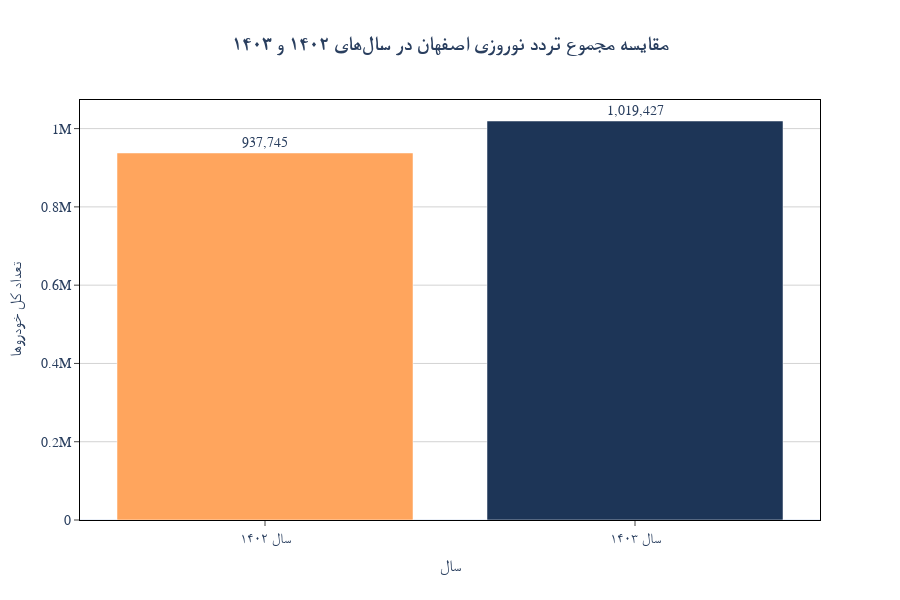

Notebook source saved alongside this figure:
### Code cell
import plotly.graph_objects as go
import pandas as pd

# جمع کل ترددها برای هر سال
count_02 = df_merged['est_sum_total_est_y'].sum()
count_03 = df_merged['est_sum_total_est_x'].sum()

# دادهها برای رسم نمودار
labels = ['سال ۱۴۰۲', 'سال ۱۴۰۳']
values = [count_02, count_03]
colors = ['#FFA55D', '#1d3557']

# رسم نمودار ستونی با Plotly
fig = go.Figure(data=[
    go.Bar(
        x=labels,
        y=values,
        marker_color=colors,
        text=[f'{int(v):,}' for v in values],
        textposition='outside'
    )
])

# تنظیمات ظاهری مطابق قالب تمپلیت اصلی
fig.update_layout(
    title='<b>مقایسه مجموع تردد نوروزی اصفهان در سالهای ۱۴۰۲ و ۱۴۰۳</b>',
    title_x=0.5,
    xaxis=dict(
        title='سال',
        title_font=dict(size=16),
        tickfont=dict(size=14),
        mirror=True,
        ticks='outside',
        showline=True,
        linecolor='black',
    ),
    yaxis=dict(
        title='تعداد کل خودروها',
        title_font=dict(size=16),
        tickfont=dict(size=14),
        mirror=True,
        ticks='outside',
        showline=True,
        linecolor='black',
        gridcolor='lightgray',
    ),
    font=dict(
        family='Yas',
        size=14,
    ),
    template='plotly_white',
    height=600,
    hovermode='x unified'
)

fig.show()

### Figure 1 — Plotly figure (JSON) as saved in the notebook; plotly's stock layout.template omitted (floating-point values rounded to 4 significant figures)
{"data": [{"marker": {"color": ["#FFA55D", "#1d3557"]}, "text": ["937,745", "1,019,427"], "textposition": "outside", "type": "bar", "x": ["سال ۱۴۰۲", "سال ۱۴۰۳"], "y": [937745, 1019427]}], "layout": {"font": {"family": "Yas", "size": 14}, "height": 600, "hovermode": "x unified", "title": {"text": "<b>مقایسه مجموع تردد نوروزی اصفهان در سالهای ۱۴۰۲ و ۱۴۰۳</b>", "x": 0.5}, "xaxis": {"linecolor": "black", "mirror": true, "showline": true, "tickfont": {"size": 14}, "ticks": "outside", "title": {"font": {"size": 16}, "text": "سال"}}, "yaxis": {"gridcolor": "lightgray", "linecolor": "black", "mirror": true, "showline": true, "tickfont": {"size": 14}, "ticks": "outside", "title": {"font": {"size": 16}, "text": "تعداد کل خودروها"}}}}
